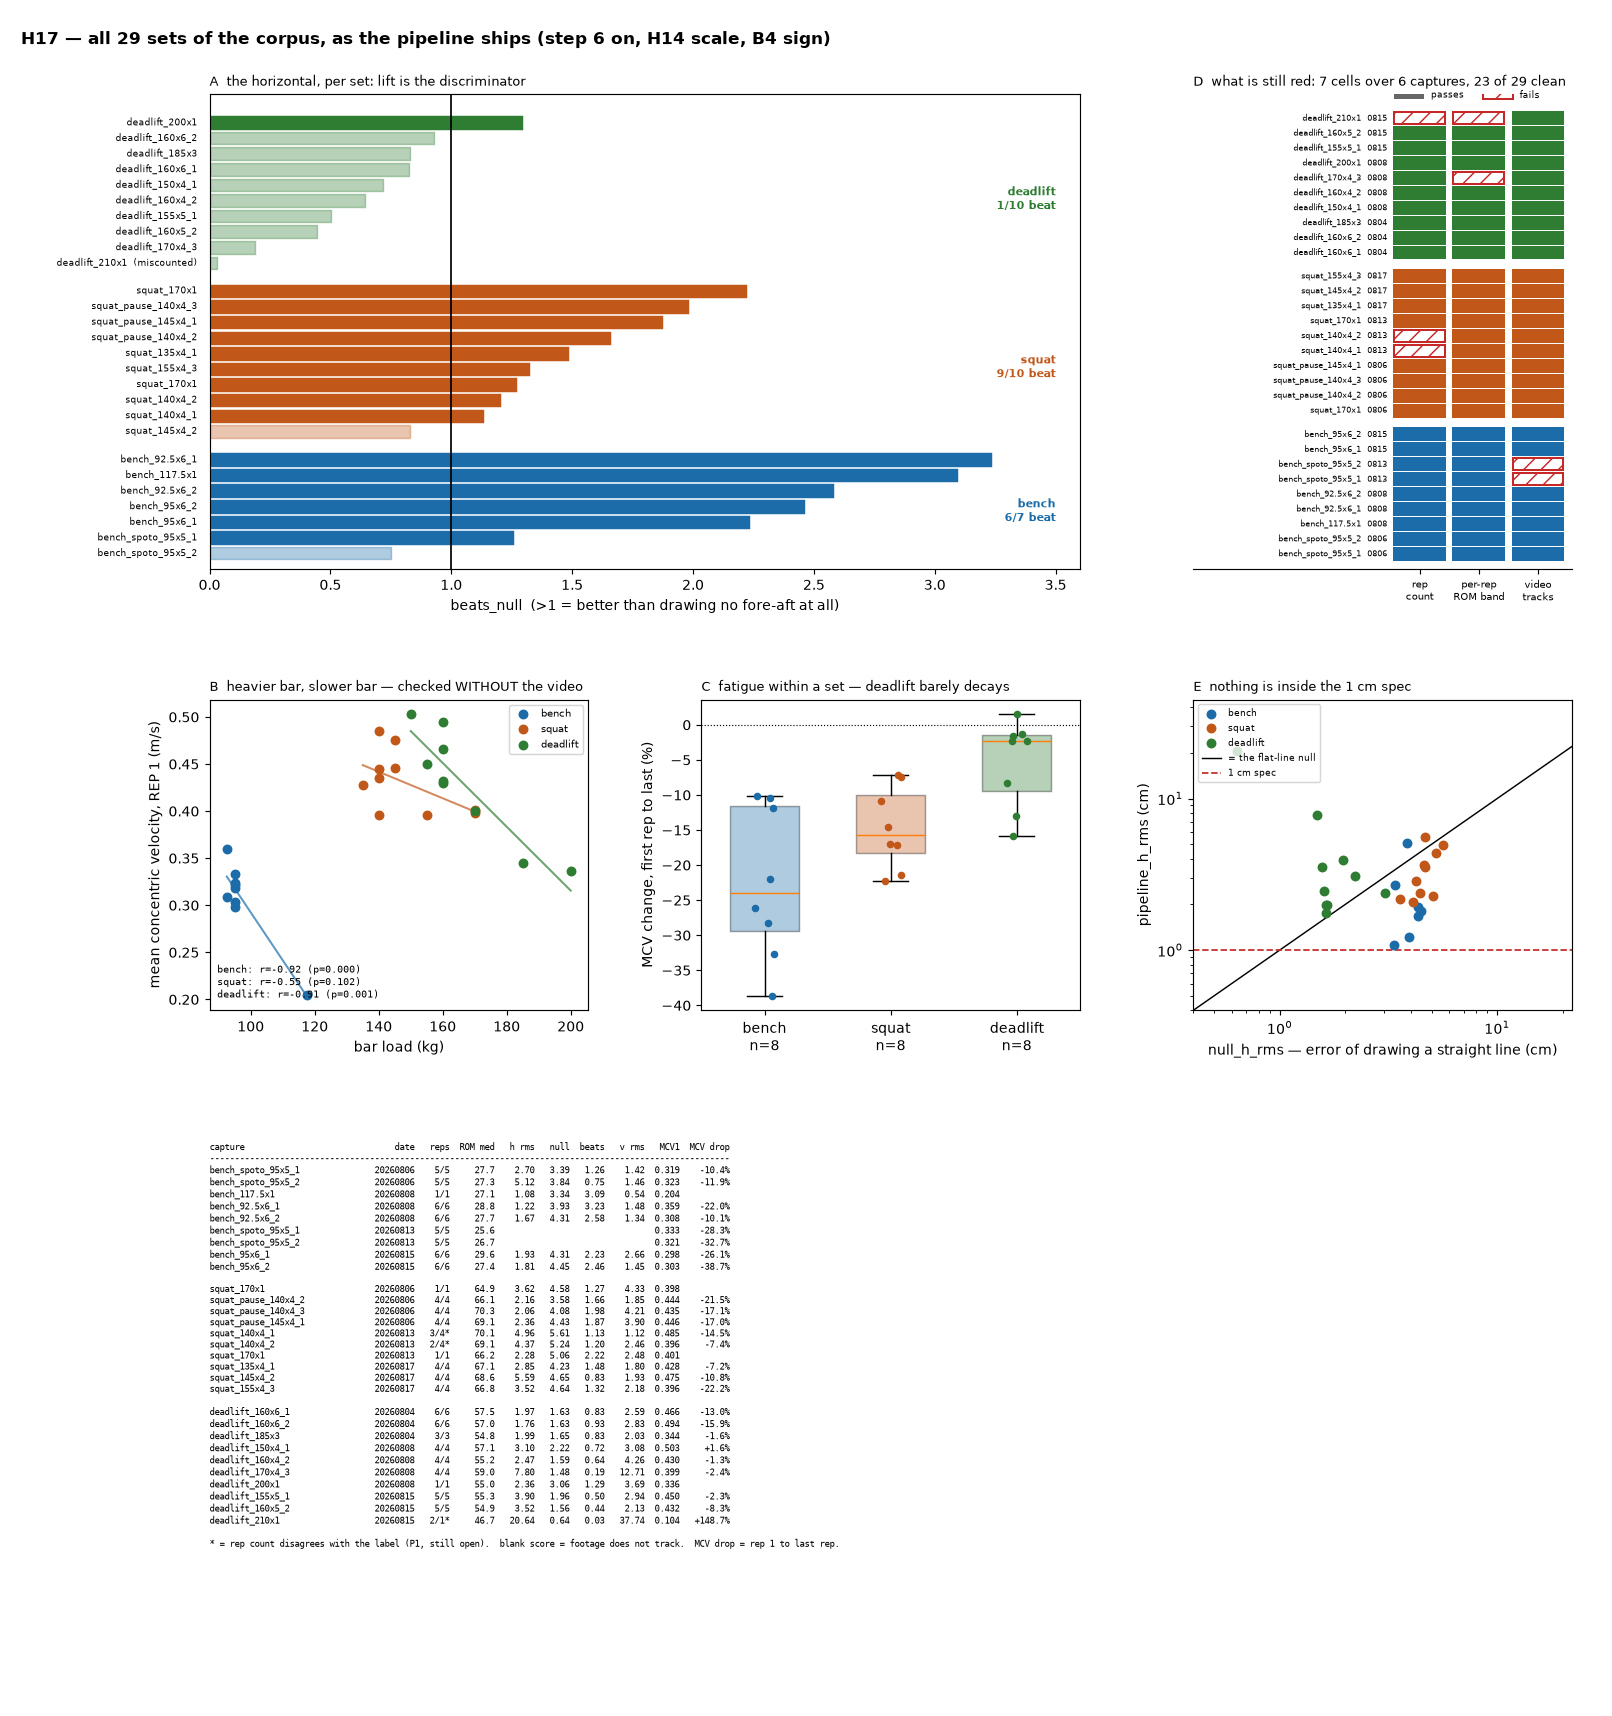

Write Python code to recreate this figure.
"""H17 — every set in the corpus, on one page (2026-08-17).

Renders `analysis/68_corpus_scorecard.png`. Run from the repo root:

    python analysis/68_corpus_scorecard.py            # recompute, ~4 min
    python analysis/68_corpus_scorecard.py --cache    # reuse the last sweep

All 29 captures, scored the way the pipeline ships: step 6 on, H14's tape scale,
B4's derived sign. The three singles that `pipeline.run` cannot sync go through
`shortset.run`, which is how G3 scored them; the two 2026-08-13 spoto benches
are not scored at all, because their footage does not track.

**Panel B is the one that is new, and it needs no video.** Mean concentric
velocity against bar load, one point per set, taken from REP 1 so that
within-set fatigue cannot confound it. The load-velocity relationship is the
most robust fact in strength training — heavier bar, slower bar — and it is an
external check the IMU can be held to without a camera, a tracker or a sync.
Bench and deadlift reproduce it at r = -0.92 and -0.91.

The contrast with panel A is the finding. Deadlift has the BEST velocity channel
in the corpus and the WORST horizontal position channel: 1 of 10 sets beat a
flat vertical line, against bench's 6 of 7 and squat's 9 of 10. Same sensor,
same captures, same nine steps. So P2's deadlift failure is specific to fore-aft
POSITION, and is not the sensor, the attitude or the vertical integration —
which is what P6 and C11 concluded from the momentum side, reached here from a
direction that never touches the video.

Panel C is the same IMPACT/SMOOTH split CLAUDE.md draws from invented fore-aft,
measured instead on a real quantity: deadlift MCV barely decays within a set
(median -2.4%) where bench sheds -26%. That is also WHY panel B's deadlift fit
needed no fatigue control while bench's improved from -0.77 to -0.92 under one.
"""
import json
import re
import sys
import warnings
from pathlib import Path

import matplotlib
matplotlib.use("Agg")
import matplotlib.pyplot as plt
import numpy as np
from scipy.stats import pearsonr

ROOT = Path(__file__).resolve().parents[1]
sys.path.insert(0, str(ROOT))
warnings.filterwarnings("ignore")

CACHE = Path(__file__).with_suffix(".json")
LIFT_C = {"bench": "#1b6ca8", "squat": "#c2571a", "deadlift": "#2e7d32"}
LIFTS = ("bench", "squat", "deadlift")

# The one capture excluded from every velocity statistic below. It is the
# labelled single the segmenter gives TWO windows, so its second "rep" is the
# bar being dropped; its MCV is not a rep's MCV. See P1 and TASKS.md H15.
MISCOUNT_SINGLE = "deadlift_210x1_20260815_132206"


# --------------------------------------------------------------------------
# the sweep
# --------------------------------------------------------------------------

def sweep() -> list[dict]:
    """Score every capture. Read-only over `src/` and `data_v2/`."""
    from src import capture, display, pipeline, shortset, tracked

    rows = []
    for csv in sorted((ROOT / "data_v2" / "raw").glob("*.csv")):
        stem = csv.stem
        m = re.match(r"^([a-z_]+?)_([\d.]+)x(\d+)", stem)
        d = re.search(r"_(\d{8})_\d+$", stem)
        row = {"stem": stem, "date": d.group(1) if d else None,
               "load_kg": float(m.group(2)) if m else None,
               "label_reps": int(m.group(3)) if m else None,
               "lift": capture.lift_of(csv)}
        print(f"  {stem}", flush=True)

        video = pipeline.find_video(csv)
        if video is not None:
            try:
                rev = tracked.review(video)
                row["vid_travel_cm"] = float(rev["travel_cm"])
                row["vid_implausible"] = bool(rev["implausible"])
            except Exception as e:
                row["vid_error"] = f"{type(e).__name__}: {e}"

        res = pipeline.run(csv, video=video)
        row["imu_reps"] = len(res["bounds"])
        row["rep_rom_cm"] = [100 * v for v in res["rep_rom_m"]]
        lo, hi = capture.VERTICAL_ROM_M[row["lift"]]
        row["rom_out_of_band"] = sum(
            1 for v in row["rep_rom_cm"] if not (100 * lo <= v <= 100 * hi))

        # per-rep display numbers, off the same planar curves the plot draws
        t = res["log"]["t"]
        stats = []
        for curve, (a, b) in zip(res["planar"], res["bounds"]):
            curve = np.asarray(curve, float)
            if curve.ndim != 2 or len(curve) < 8:
                continue
            stats.append(display.rep_stats(curve, t[a:b][:len(curve)]))
        mcv = [s["mean_concentric_v"] for s in stats
               if np.isfinite(s["mean_concentric_v"])]
        row["mcv"] = mcv
        row["mcv_first"] = mcv[0] if mcv else None
        row["mcv_median"] = float(np.median(mcv)) if mcv else None
        row["mcv_drop_pct"] = (100 * (mcv[-1] - mcv[0]) / mcv[0]
                               if len(mcv) > 1 else None)

        vs = res.get("vs_truth")
        if vs is None and row["label_reps"] == 1:
            vs = shortset.run(csv, video=video).get("vs_truth")
            row["scored_via"] = "shortset"
        if vs:
            for k in ("pipeline_h_rms", "pipeline_v_rms", "null_h_rms",
                      "beats_null", "reps_disagreeing_on_sign",
                      "sign_agrees_with_geometry"):
                v = vs.get(k)
                row[k] = (float(v) if isinstance(v, (int, float, np.floating))
                          and not isinstance(v, bool) else v)
        rows.append(row)
    return rows


def load(use_cache: bool) -> list[dict]:
    if use_cache and CACHE.is_file():
        return json.loads(CACHE.read_text())
    rows = sweep()
    CACHE.write_text(json.dumps(rows, indent=1))
    return rows


# --------------------------------------------------------------------------
# the panels
# --------------------------------------------------------------------------

def panel_a(ax, rows):
    """beats_null per set, grouped by lift. The headline."""
    y, seen = 0, []
    for lift in LIFTS:
        got = sorted((r for r in rows if r["lift"] == lift
                      and r.get("beats_null") is not None),
                     key=lambda r: r["beats_null"])
        for r in got:
            bn = r["beats_null"]
            ax.barh(y, bn, color=LIFT_C[lift],
                    alpha=1.0 if bn >= 1.0 else 0.35,
                    edgecolor=LIFT_C[lift], linewidth=1.0)
            lab = r["stem"].split("_2026")[0]
            if r["stem"] == MISCOUNT_SINGLE:
                lab += "  (miscounted)"
            ax.text(-0.05, y, lab, ha="right", va="center", fontsize=6.0)
            y += 1
        seen.append((lift, y))
        y += 0.8
    ax.axvline(1.0, color="k", lw=1.2, zorder=5)
    ax.set_xlim(0, 3.6)
    ax.set_ylim(-1, y)
    ax.set_xlabel("beats_null  (>1 = better than drawing no fore-aft at all)")
    ax.set_yticks([])
    prev = -0.6
    for lift, top in seen:
        n = sum(1 for r in rows if r["lift"] == lift
                and r.get("beats_null") is not None)
        w = sum(1 for r in rows if r["lift"] == lift
                and (r.get("beats_null") or 0) >= 1.0)
        ax.text(3.5, (prev + top - 1) / 2, f"{lift}\n{w}/{n} beat",
                ha="right", va="center", fontsize=7.5, color=LIFT_C[lift],
                weight="bold")
        prev = top
    ax.set_title("A  the horizontal, per set: lift is the discriminator",
                 fontsize=9, loc="left")


def panel_b(ax, rows):
    """Load against rep-1 MCV. No video anywhere in this panel."""
    txt = []
    for lift in LIFTS:
        pts = [(r["load_kg"], r["mcv_first"]) for r in rows
               if r["lift"] == lift and r.get("mcv_first")
               and r["stem"] != MISCOUNT_SINGLE]
        L = np.array([p[0] for p in pts])
        V = np.array([p[1] for p in pts])
        ax.scatter(L, V, s=34, color=LIFT_C[lift], label=lift, zorder=3)
        r_, p_ = pearsonr(L, V)
        b, a = np.polyfit(L, V, 1)
        xs = np.linspace(L.min(), L.max(), 20)
        ax.plot(xs, a + b * xs, color=LIFT_C[lift], lw=1.4, alpha=0.7)
        txt.append(f"{lift}: r={r_:+.2f} (p={p_:.3f})")
    ax.set_xlabel("bar load (kg)")
    ax.set_ylabel("mean concentric velocity, REP 1 (m/s)")
    ax.legend(fontsize=7, loc="upper right")
    ax.text(0.02, 0.03, "\n".join(txt), transform=ax.transAxes, fontsize=7,
            va="bottom", family="monospace")
    ax.set_title("B  heavier bar, slower bar — checked WITHOUT the video",
                 fontsize=9, loc="left")


def panel_c(ax, rows):
    """Within-set MCV decay, the IMPACT/SMOOTH split on a real quantity."""
    data, labels, colours = [], [], []
    for lift in LIFTS:
        d = [r["mcv_drop_pct"] for r in rows if r["lift"] == lift
             and r.get("mcv_drop_pct") is not None
             and r["stem"] != MISCOUNT_SINGLE]
        data.append(d)
        labels.append(f"{lift}\nn={len(d)}")
        colours.append(LIFT_C[lift])
    bp = ax.boxplot(data, tick_labels=labels, patch_artist=True,
                    widths=0.55)
    for patch, c in zip(bp["boxes"], colours):
        patch.set_facecolor(c)
        patch.set_alpha(0.35)
    for i, (d, c) in enumerate(zip(data, colours), start=1):
        ax.scatter(np.full(len(d), i) + np.random.uniform(-.09, .09, len(d)),
                   d, s=18, color=c, zorder=3)
    ax.axhline(0, color="k", lw=0.8, ls=":")
    ax.set_ylabel("MCV change, first rep to last (%)")
    ax.set_title("C  fatigue within a set — deadlift barely decays",
                 fontsize=9, loc="left")


def panel_d(ax, rows):
    """Counting and extent, every capture. Where the corpus is still red."""
    y = 0
    for lift in LIFTS:
        for r in sorted((x for x in rows if x["lift"] == lift),
                        key=lambda x: (x["date"] or "", x["stem"])):
            ok_count = r["imu_reps"] == r["label_reps"]
            ok_rom = r["rom_out_of_band"] == 0
            ok_vid = not r.get("vid_implausible", False)
            for i, ok in enumerate((ok_count, ok_rom, ok_vid)):
                ax.add_patch(plt.Rectangle(
                    (i, y - .40), .86, .8,
                    facecolor=LIFT_C[lift] if ok else "#ffffff",
                    edgecolor=LIFT_C[lift] if ok else "#c62828",
                    alpha=1.0 if ok else 1.0, lw=1.4, hatch=None if ok else "//"))
            ax.text(-0.12, y, r["stem"].split("_2026")[0] + "  " +
                    (r["date"] or "")[4:], ha="right", va="center", fontsize=5.6)
            y += 1
        y += 0.6
    ax.set_xlim(-3.4, 3.0)
    ax.set_ylim(-1, y)
    ax.set_xticks([0.43, 1.43, 2.43])
    ax.set_xticklabels(["rep\ncount", "per-rep\nROM band", "video\ntracks"],
                       fontsize=7)
    ax.set_yticks([])
    for s in ("top", "right", "left"):
        ax.spines[s].set_visible(False)
    ax.add_patch(plt.Rectangle((0, y - .3), .5, .5, facecolor="#666666"))
    ax.text(0.62, y - .05, "passes", fontsize=6.5, va="center")
    ax.add_patch(plt.Rectangle((1.5, y - .3), .5, .5, facecolor="#ffffff",
                               edgecolor="#c62828", lw=1.4, hatch="//"))
    ax.text(2.12, y - .05, "fails", fontsize=6.5, va="center")
    ax.set_title("D  what is still red: 7 cells over 6 captures, 23 of 29 clean",
                 fontsize=9, loc="left")


def panel_e(ax, rows):
    """Horizontal rms against the 1 cm spec."""
    for lift in LIFTS:
        pts = [(r["pipeline_h_rms"], r["null_h_rms"]) for r in rows
               if r["lift"] == lift and r.get("pipeline_h_rms")]
        ax.scatter([p[1] for p in pts], [p[0] for p in pts], s=34,
                   color=LIFT_C[lift], label=lift, zorder=3)
    lim = 22
    ax.plot([0, lim], [0, lim], color="k", lw=1.0,
            label="= the flat-line null")
    ax.axhline(1.0, color="#c62828", lw=1.2, ls="--", label="1 cm spec")
    ax.set_xscale("log")
    ax.set_yscale("log")
    ax.set_xlim(0.4, lim)
    ax.set_ylim(0.4, 45)
    ax.set_xlabel("null_h_rms — error of drawing a straight line (cm)")
    ax.set_ylabel("pipeline_h_rms (cm)")
    ax.legend(fontsize=6.5, loc="upper left")
    ax.set_title("E  nothing is inside the 1 cm spec", fontsize=9, loc="left")


def main(argv) -> int:
    rows = load("--cache" in argv)
    scored = [r for r in rows if r.get("beats_null") is not None]
    print(f"{len(rows)} sets, {len(scored)} scored, "
          f"{sum(r['label_reps'] for r in rows)} labelled reps")

    fig = plt.figure(figsize=(15.5, 16.5))
    gs = fig.add_gridspec(3, 3, height_ratios=[1.45, 0.95, 1.60],
                          hspace=0.30, wspace=0.30,
                          left=0.13, right=0.975, top=0.945, bottom=0.030)
    panel_a(fig.add_subplot(gs[0, :2]), rows)
    panel_d(fig.add_subplot(gs[0, 2]), rows)
    panel_b(fig.add_subplot(gs[1, 0]), rows)
    panel_c(fig.add_subplot(gs[1, 1]), rows)
    panel_e(fig.add_subplot(gs[1, 2]), rows)

    ax = fig.add_subplot(gs[2, :])
    ax.axis("off")
    ax.text(0.0, 1.0, TABLE(rows), va="top", ha="left", fontsize=6.4,
            family="monospace", transform=ax.transAxes)

    fig.suptitle("H17 — all 29 sets of the corpus, as the pipeline ships "
                 "(step 6 on, H14 scale, B4 sign)",
                 fontsize=12, weight="bold", x=0.013, ha="left", y=0.982)
    out = ROOT / "analysis" / "68_corpus_scorecard.png"
    fig.savefig(out, dpi=104)
    print(f"wrote {out.relative_to(ROOT)}")
    return 0


def TABLE(rows) -> str:
    head = (f"{'capture':32}{'date':>9}{'reps':>7}{'ROM med':>9}{'h rms':>8}"
            f"{'null':>7}{'beats':>7}{'v rms':>8}{'MCV1':>7}{'MCV drop':>10}")
    out = [head, "-" * len(head)]
    for lift in LIFTS:
        for r in sorted((x for x in rows if x["lift"] == lift),
                        key=lambda x: (x["date"] or "", x["stem"])):
            def f(k, w=8, p=2):
                v = r.get(k)
                return " " * w if v is None else f"{v:{w}.{p}f}"
            reps = f"{r['imu_reps']}/{r['label_reps']}"
            if r["imu_reps"] != r["label_reps"]:
                reps += "*"
            rom = np.median(r["rep_rom_cm"]) if r["rep_rom_cm"] else np.nan
            drop = r.get("mcv_drop_pct")
            out.append(
                f"{r['stem'].split('_2026')[0][:31]:32}{r['date'] or '':>9}"
                f"{reps:>7}{rom:>9.1f}{f('pipeline_h_rms')}{f('null_h_rms',7)}"
                f"{f('beats_null',7)}{f('pipeline_v_rms')}"
                f"{f('mcv_first',7,3)}"
                f"{'' if drop is None else format(drop,'+9.1f')+'%':>10}")
        out.append("")
    out.append("* = rep count disagrees with the label (P1, still open).  "
               "blank score = footage does not track.  "
               "MCV drop = rep 1 to last rep.")
    return "\n".join(out)


if __name__ == "__main__":
    raise SystemExit(main(sys.argv[1:]))
